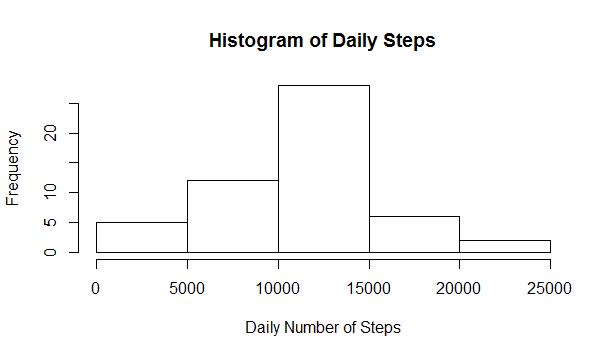

The script that drew this image:
setwd("C:/Users/d2i2k/Documents/GitHub/RepData_PeerAssessment1")
ActivityData <- read.csv("activity.csv", header=TRUE) 
x <- tapply(ActivityData$steps,INDEX=ActivityData$date,FUN=sum,na.rm=TRUE)
y <- subset(x, x>0)
hist(y,main="Histogram of Daily Steps",xlab="Daily Number of Steps",ylab="Frequency")
summary(y)
